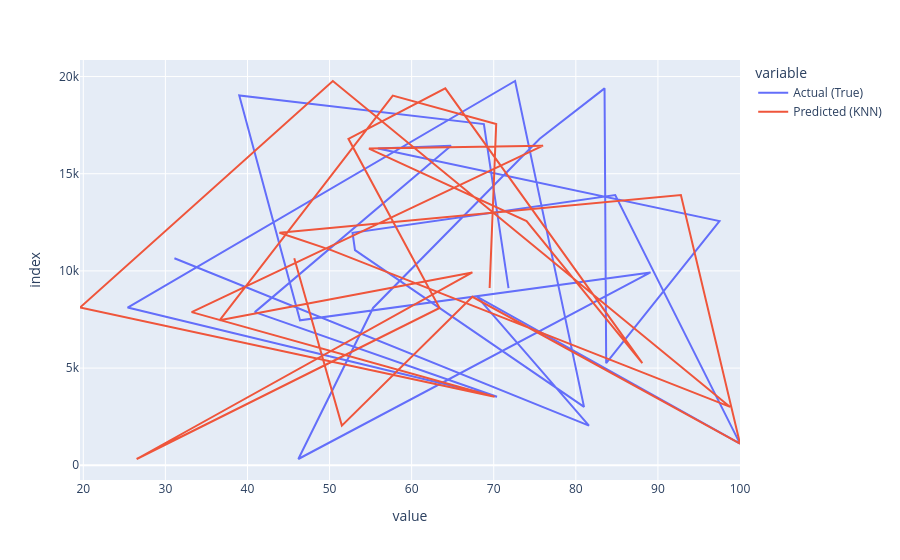

The notebook cell saved with this chart:
### Markdown cell above
## Visulauize Residuals

### Code cell
px.line( knn_comparison_df.head( 25 ), x  = ['Actual (True)', 'Predicted (KNN)'] )

### Figure 1 — Plotly figure (JSON) as saved in the notebook; plotly's stock layout.template omitted (floating-point values rounded to 4 significant figures)
{"data": [{"hovertemplate": "variable=Actual (True)<br>value=%{x}<br>index=%{y}<extra></extra>", "legendgroup": "Actual (True)", "line": {"color": "#636efa", "dash": "solid"}, "marker": {"symbol": "circle"}, "mode": "lines", "name": "Actual (True)", "orientation": "h", "showlegend": true, "type": "scatter", "x": [31.1, 81.6, 68.0, 100.0, 84.8, 52.8, 53.1, 81.0, 72.6, 25.4, 70.4, 40.9, 64.8, 55.9, 97.5, 83.7, 83.5, 75.6, 55.3, 46.2, 89.1, 46.4, 39.0, 68.8, 71.8], "xaxis": "x", "y": [10650, 2041, 8668, 1114, 13902, 11963, 11072, 3002, 19771, 8115, 3525, 7879, 16441, 16296, 12566, 5252, 19393, 16796, 8094, 322, 9923, 7459, 19024, 17553, 9119], "yaxis": "y"}, {"hovertemplate": "variable=Predicted (KNN)<br>value=%{x}<br>index=%{y}<extra></extra>", "legendgroup": "Predicted (KNN)", "line": {"color": "#EF553B", "dash": "solid"}, "marker": {"symbol": "circle"}, "mode": "lines", "name": "Predicted (KNN)", "orientation": "h", "showlegend": true, "type": "scatter", "x": [45.7, 51.5, 67.4, 100.0, 92.8, 43.9, 50.2, 98.8, 50.4, 19.6, 70.1, 33.2, 76.0, 54.8, 74.0, 88.1, 64.1, 52.3, 63.4, 26.5, 67.4, 36.6, 57.7, 70.3, 69.5], "xaxis": "x", "y": [10650, 2041, 8668, 1114, 13902, 11963, 11072, 3002, 19771, 8115, 3525, 7879, 16441, 16296, 12566, 5252, 19393, 16796, 8094, 322, 9923, 7459, 19024, 17553, 9119], "yaxis": "y"}], "layout": {"legend": {"title": {"text": "variable"}, "tracegroupgap": 0}, "margin": {"t": 60}, "xaxis": {"anchor": "y", "domain": [0, 1], "title": {"text": "value"}}, "yaxis": {"anchor": "x", "domain": [0, 1], "title": {"text": "index"}}}}
